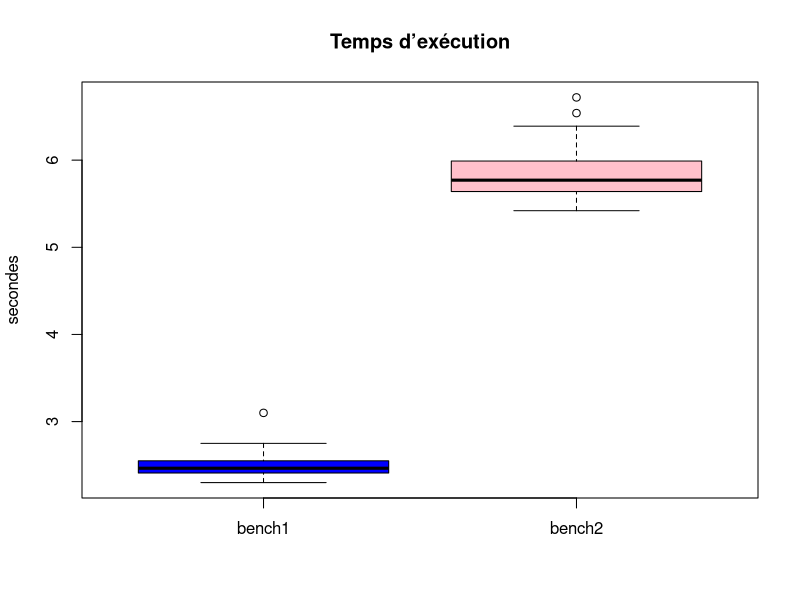

Recreate this plot in R.
library(stats)
library(graphics)
library(vioplot)

X <- read.csv("bench-gcc.data", header = F)$V1
Y <- read.csv("bench-icx.data", header = F)$V1

boxplot(X,Y,names=c("bench1","bench2"),col=c("blue","pink"),ylab="secondes", main="Temps d’exécution")
